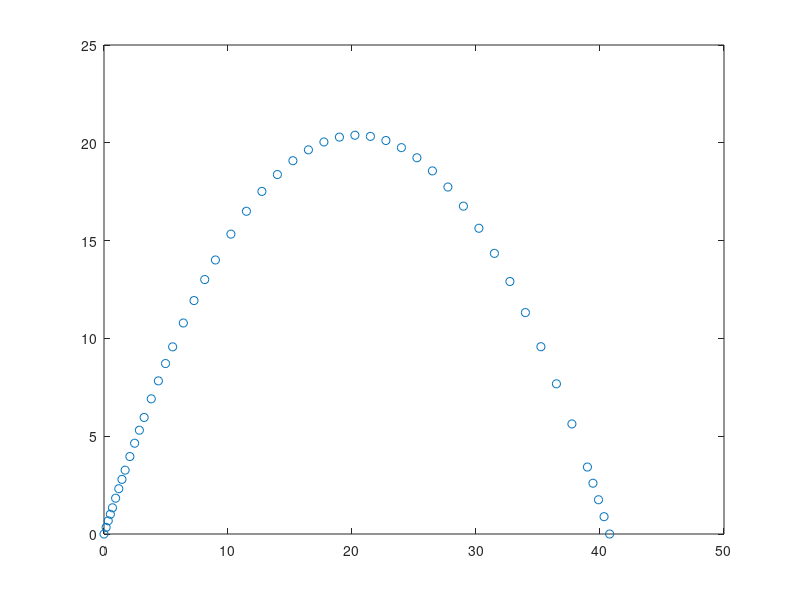

Write MATLAB code to recreate this figure.
% Kap_07_Masseteilchen_2.m
function Masseteilchen_2
%
 x0 = 0; z0 = 0; u0 = 10.0; v0 = 20.0; 
 y0 = [x0,u0,z0,v0]'; 
 tend = 5.0; tspan = [0.0,tend];
 options = odeset('Events',@events)
 [t,y] = ode45(@dgl,tspan,y0,options);
 plot(y(:,1),y(:,3),'o'); hold on
end

function dy = dgl(t,y)
 dy = [y(2);0;y(4);-9.81];
end

function [value,isterminal,direction] = events(t,y)
 value = y(3);
 isterminal = 1;
 direction = -1;
end
